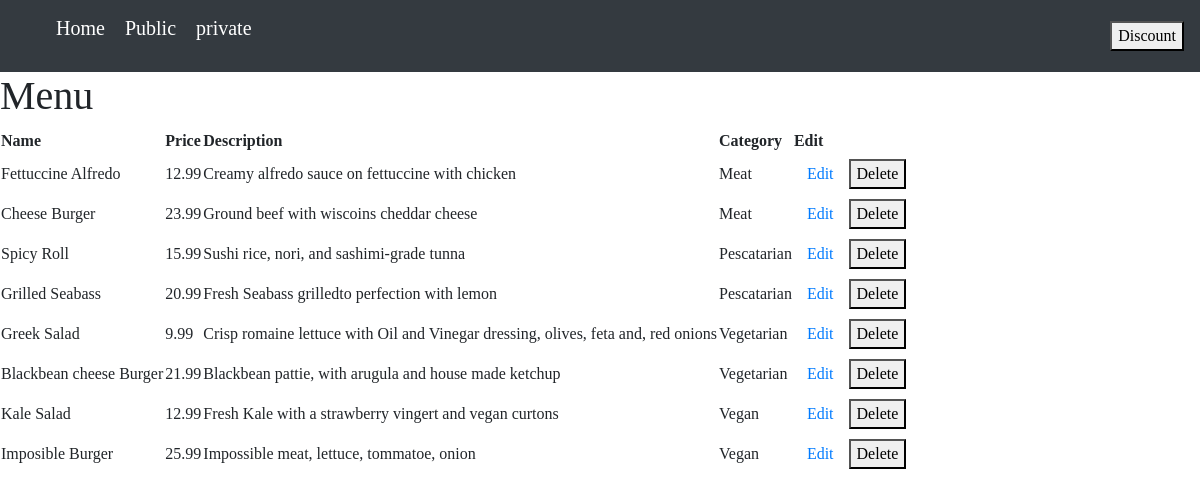
The page /public.php on the database its author committed.
### tables this page shows
CREATE TABLE MenuItems (
    item_id INT PRIMARY KEY,
    name VARCHAR(255),
    description TEXT,
    price DECIMAL(10, 2)
);

CREATE TABLE Categories (
    category_id INT PRIMARY KEY,
    name VARCHAR(255)
);

### public.php (the view, shortened to what this page needs)
<?php
    $servername = "db.luddy.indiana.edu";
    $username = "i494f23_csweene";
    $password = "my+sql=i494f23_csweene";
    $database = "i494f23_csweene";
    $conn = new mysqli($servername, $username, $password, $database);
    $sql =
    "SELECT m.item_id, m.name, m.price, m.description, c.name AS category
         FROM MenuItems m
         JOIN MenuItemsCategories mc
         INNER JOIN Categories c ON mc.category_id = c.category_id AND mc.item_id = m.item_id";
    $result = $conn->query($sql);
?>
<!DOCTYPE html>
<html>
    <head>
    <?php include 'includes/header.php';?>
    <nav class="navbar navbar-dark bg-dark">
      <ul>
        <a class="navbar-brand" href="#https://cgi.luddy.indiana.edu/~csweene/capstone-individual/home.php">Home</a>
        <a class="navbar-brand" href="https://cgi.luddy.indiana.edu/~csweene/capstone-individual/public.php">Public</a>
        <a class="navbar-brand" href="https://cgi.luddy.indiana.edu/~csweene/capstone-individual/private.php">private</a>
      </ul>
      <button id="Discount-Button">Discount</button>
    </nav>
    <?php include 'includes/header.php';?>
    <link rel="stylesheet" type="text/css" href="css/styles.css">
</head>
    <body>
        <h1>Menu</h1>
    <table>
        <tr>
            <th>Name</th>
            <th>Price</th>
            <th>Description</th>
            <th>Category</th>
            <th>Edit</th>
        </tr>
    <?php
        if ($result->num_rows > 0) {
            while ($row = $result->fetch_assoc()) {
                echo "<tr>";
                echo "<td>" . htmlspecialchars($row["name"]) . "</td>";
                echo "<td>" . htmlspecialchars($row["price"]) . "</td>";
                echo "<td>" . htmlspecialchars($row["description"]) . "</td>";
                echo "<td>" . htmlspecialchars($row["category"]) . "</td>";
                echo "<td><a href= https://cgi.luddy.indiana.edu/~csweene/capstone-individual/Edit.php?id=" . urlencode($row['item_id']) . "' class='btn edit-button'>Edit</a></td>";
                echo "<td><button class=\"delete-btn\" data-id=\"" . strval($row["item_id"]) . "\">Delete</button></td>";
                echo "</tr>";
            }
        } else {
            echo "<tr><td colspan='5'>No records found</td></tr>";
        }
    ?>
     </table>
    </body>
</html>

### includes/header.php (shortened to what this page needs)
<link rel="stylesheet" href="https://cdn.jsdelivr.net/npm/bootstrap@4.1.3/dist/css/bootstrap.min.css">

### css/styles.css (style rules this page uses)
body { margin: 0; font-family: Verdana, Geneva, Tahoma; }

### rows shown on the page
menuitems: name "Fettuccine Alfredo", price "12.99", description "Creamy alfredo sauce on fettuccine with chicken", categories.name "Meat"
menuitems: name "Cheese Burger", price "23.99", description "Ground beef with wiscoins cheddar cheese", categories.name "Meat"
menuitems: name "Spicy Roll", price "15.99", description "Sushi rice, nori, and sashimi-grade tunna", categories.name "Pescatarian"
menuitems: name "Grilled Seabass", price "20.99", description "Fresh Seabass grilledto perfection with lemon", categories.name "Pescatarian"
menuitems: name "Greek Salad", price "9.99", description "Crisp romaine lettuce with Oil and Vinegar dressing, olives, feta and, red onions", categories.name "Vegetarian"
menuitems: name "Blackbean cheese Burger", price "21.99", description "Blackbean pattie, with arugula and house made ketchup", categories.name "Vegetarian"
menuitems: name "Kale Salad", price "12.99", description "Fresh Kale with a strawberry vingert and vegan curtons", categories.name "Vegan"
menuitems: name "Imposible Burger", price "25.99", description "Impossible meat, lettuce, tommatoe, onion", categories.name "Vegan"
